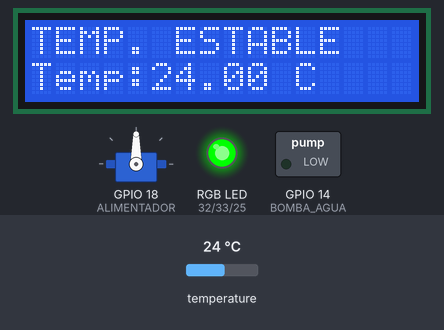
A sketch run on a simulated ESP32. On the bench: 16×2 character LCD, servo, switched loads named in the sketch (green lamp = pin HIGH), an RGB LED mixed from three pins (HIGH = lit). Inputs (shaded band) come from the test bench; at power-on: temperature 24 °C. WiFi joins after 1.5 s; servers stay silent unless stated; no MQTT or app messages arrive unless stated; what the sketch prints to the serial monitor is not drawn.

Above: at 3.8 s.
3.9 s: temperature set to 18.5 °C
At 9.4 s:
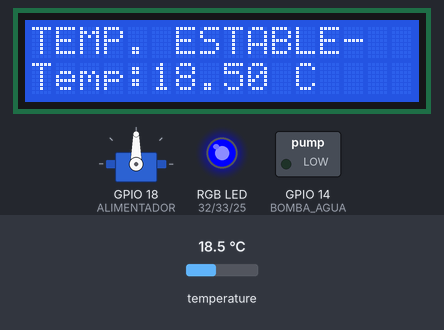
9.9 s: temperature set to 17.3 °C
At 14.3 s:
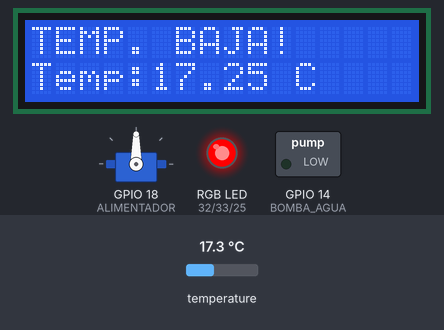
14.9 s: temperature set to 28 °C
At 19.4 s:
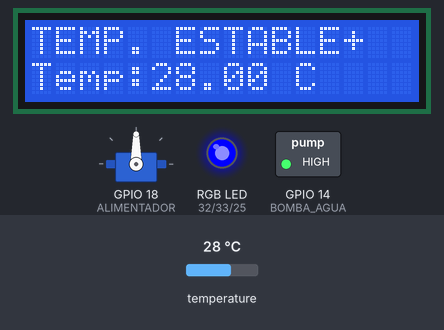
19.9 s: temperature set to 29.5 °C
At 24.4 s:
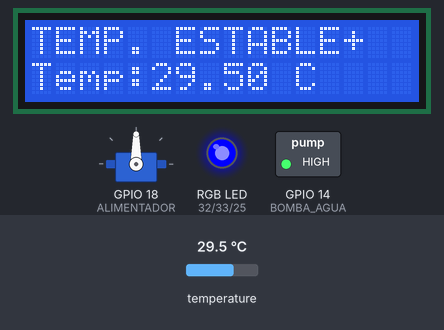
24.9 s: temperature set to 30.4 °C
At 29.3 s:
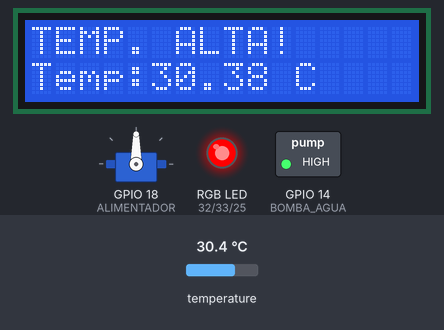
Timing chart, 0 to 30.8 s (numbered marks = the images above; inputs shaded):
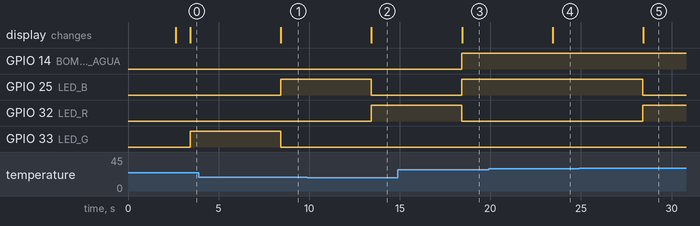

Measured:
- the behaviour switches between 18 and 17.9 °C on temperature (found by bisection; images 1 and 2)
- the behaviour switches between 29.9 and 30 °C on temperature (found by bisection; images 4 and 5)
- after the input at 3.9 s, GPIO 25 (LED_B): LOW → HIGH after 4.5 s; GPIO 33 (LED_G): HIGH → LOW after 4.5 s; the display: changes after 4.5 s (image 1)
- after the input at 9.9 s, GPIO 25 (LED_B): HIGH → LOW after 3.5 s; GPIO 32 (LED_R): LOW → HIGH after 3.5 s; the display: changes after 3.5 s (image 2)
- after the input at 14.9 s, GPIO 14 (BOMBA_AGUA), GPIO 25 (LED_B): LOW → HIGH after 3.5 s; GPIO 32 (LED_R): HIGH → LOW after 3.5 s; the display: changes after 3.5 s (image 3)
- after the input at 19.9 s, the display: changes after 3.5 s (image 4)
- after the input at 24.9 s, GPIO 25 (LED_B): HIGH → LOW after 3.5 s; GPIO 32 (LED_R): LOW → HIGH after 3.5 s; the display: changes after 3.5 s (image 5)

The sketch:

sketch.ino
```cpp
#include <string>
#include <WiFi.h>
#include <WiFiClientSecure.h>
#include <PubSubClient.h>
#include <ArduinoJson.h>
#include <ESP32Servo.h>
#include <OneWire.h>
#include <DallasTemperature.h>
#include <LiquidCrystal_I2C.h>

#define SENSOR_TEMP 2
#define BOMBA_AGUA 14
#define ALIMENTADOR 18
#define LED_R 32
#define LED_G 33
#define LED_B 25

#define DELAY_SENSOR 5000      // tiempo entre lecturas del sensor
#define DELAY_ALIMENTADOR 100 // tiempo de activacion del alimentador
#define MIN_TEMP 18
#define MAX_TEMP 30
#define DELTA_TEMP 2

static const char *root_ca PROGMEM = R"EOF(
-----BEGIN CERTIFICATE-----
MIIFazCCA1OgAwIBAgIRAIIQz7DSQONZRGPgu2OCiwAwDQYJKoZIhvcNAQELBQAw
TzELMAkGA1UEBhMCVVMxKTAnBgNVBAoTIEludGVybmV0IFNlY3VyaXR5IFJlc2Vh
cmNoIEdyb3VwMRUwEwYDVQQDEwxJU1JHIFJvb3QgWDEwHhcNMTUwNjA0MTEwNDM4
WhcNMzUwNjA0MTEwNDM4WjBPMQswCQYDVQQGEwJVUzEpMCcGA1UEChMgSW50ZXJu
ZXQgU2VjdXJpdHkgUmVzZWFyY2ggR3JvdXAxFTATBgNVBAMTDElTUkcgUm9vdCBY
MTCCAiIwDQYJKoZIhvcNAQEBBQADggIPADCCAgoCggIBAK3oJHP0FDfzm54rVygc
h77ct984kIxuPOZXoHj3dcKi/vVqbvYATyjb3miGbESTtrFj/RQSa78f0uoxmyF+
0TM8ukj13Xnfs7j/EvEhmkvBioZxaUpmZmyPfjxwv60pIgbz5MDmgK7iS4+3mX6U
A5/TR5d8mUgjU+g4rk8Kb4Mu0UlXjIB0ttov0DiNewNwIRt18jA8+o+u3dpjq+sW
T8KOEUt+zwvo/7V3LvSye0rgTBIlDHCNAymg4VMk7BPZ7hm/ELNKjD+Jo2FR3qyH
B5T0Y3HsLuJvW5iB4YlcNHlsdu87kGJ55tukmi8mxdAQ4Q7e2RCOFvu396j3x+UC
B5iPNgiV5+I3lg02dZ77DnKxHZu8A/lJBdiB3QW0KtZB6awBdpUKD9jf1b0SHzUv
KBds0pjBqAlkd25HN7rOrFleaJ1/ctaJxQZBKT5ZPt0m9STJEadao0xAH0ahmbWn
OlFuhjuefXKnEgV4We0+UXgVCwOPjdAvBbI+e0ocS3MFEvzG6uBQE3xDk3SzynTn
jh8BCNAw1FtxNrQHusEwMFxIt4I7mKZ9YIqioymCzLq9gwQbooMDQaHWBfEbwrbw
qHyGO0aoSCqI3Haadr8faqU9GY/rOPNk3sgrDQoo//fb4hVC1CLQJ13hef4Y53CI
rU7m2Ys6xt0nUW7/vGT1M0NPAgMBAAGjQjBAMA4GA1UdDwEB/wQEAwIBBjAPBgNV
HRMBAf8EBTADAQH/MB0GA1UdDgQWBBR5tFnme7bl5AFzgAiIyBpY9umbbjANBgkq
hkiG9w0BAQsFAAOCAgEAVR9YqbyyqFDQDLHYGmkgJykIrGF1XIpu+ILlaS/V9lZL
ubhzEFnTIZd+50xx+7LSYK05qAvqFyFWhfFQDlnrzuBZ6brJFe+GnY+EgPbk6ZGQ
3BebYhtF8GaV0nxvwuo77x/Py9auJ/GpsMiu/X1+mvoiBOv/2X/qkSsisRcOj/KK
NFtY2PwByVS5uCbMiogziUwthDyC3+6WVwW6LLv3xLfHTjuCvjHIInNzktHCgKQ5
ORAzI4JMPJ+GslWYHb4phowim57iaztXOoJwTdwJx4nLCgdNbOhdjsnvzqvHu7Ur
TkXWStAmzOVyyghqpZXjFaH3pO3JLF+l+/+sKAIuvtd7u+Nxe5AW0wdeRlN8NwdC
jNPElpzVmbUq4JUagEiuTDkHzsxHpFKVK7q4+63SM1N95R1NbdWhscdCb+ZAJzVc
oyi3B43njTOQ5yOf+1CceWxG1bQVs5ZufpsMljq4Ui0/1lvh+wjChP4kqKOJ2qxq
4RgqsahDYVvTH9w7jXbyLeiNdd8XM2w9U/t7y0Ff/9yi0GE44Za4rF2LN9d11TPA
mRGunUHBcnWEvgJBQl9nJEiU0Zsnvgc/ubhPgXRR4Xq37Z0j4r7g1SgEEzwxA57d
emyPxgcYxn/eR44/KJ4EBs+lVDR3veyJm+kXQ99b21/+jh5Xos1AnX5iItreGCc=
-----END CERTIFICATE-----
)EOF";

// comunicaciones
WiFiClientSecure wClient;
PubSubClient mqtt_client(wClient);

// alimentador
Servo servoMotor;

// sensor de temperatura
OneWire ourWire(SENSOR_TEMP);
DallasTemperature sensors(&ourWire);

// Display 16x2
LiquidCrystal_I2C lcd(0x27, 16, 2);

// estado de la bomba de agua
bool estado_bomba = false;

// WiFi
const String ssid = "redmi";
const String password = "12345678";

// MQTT
const String mqtt_server = "79beceafa2c24c47a7f6ab64b12d7e37.s1.eu.hivemq.cloud";
const int mqtt_port = 8883;
const String mqtt_user = "admin";
const String mqtt_pass = "Admin123";

// ID y topics
const String ID_PLACA = "A1";
const String TOPIC_PUB = "/home/sensors";
const String TOPIC_SUB = "/home/actions";

//-----------------------------------------------------
//     Comunicaciones
//-----------------------------------------------------
void conecta_wifi()
{
    Serial.print("Conectando a " + ssid + " ");
    WiFi.begin(ssid, password);

    while (WiFi.status() != WL_CONNECTED)
    {
        delay(100);
        Serial.print(".");
    }
    Serial.println(" Conectado!");
    Serial.println();
    Serial.println("WiFi conectado, IP: " + WiFi.localIP().toString());
}

//-----------------------------------------------------
void conecta_mqtt()
{
    while (!mqtt_client.connected())
    {
        Serial.print("Intentando conexion MQTT ...");

        if (mqtt_client.connect(ID_PLACA.c_str(), mqtt_user.c_str(), mqtt_pass.c_str()))
        {
            Serial.println(" conexion exitosa!");
            mqtt_client.subscribe(TOPIC_SUB.c_str(), 1); // QoS 1
        }
        else
        {
            Serial.println("ERROR:" + String(mqtt_client.state()) + " reintentando en 5s");
            delay(5000);
        }
    }
}

//-----------------------------------------------------
void procesa_mensaje(char *topic, byte *payload, unsigned int length)
{
    String mensaje = String(std::string((char *)payload, length).c_str());
    Serial.println("\nMensaje recibido [" + String(topic) + "]: " + mensaje);

    // Parsear el JSON
    StaticJsonDocument<200> doc;
    DeserializationError error = deserializeJson(doc, mensaje);

    if (error)
    {
        Serial.print("Error al parsear JSON: ");
        Serial.println(error.c_str());
        return;
    }

    // Acceder a los valores en el JSON
    const char *bomba_key = doc["wp"];
    const char *alimentador_key = doc["f"];
    const char *id_acuario_key = doc["aq"];

    // comprueba el topic
    if (String(topic) == TOPIC_SUB && strcmp(id_acuario_key, ID_PLACA.c_str()) == 0)
    {
        if (alimentador_key != nullptr)
        {
            if (strcmp(alimentador_key, "ON") == 0)
            {
                Serial.println("ALIMENTADOR ON");
                activar_alimentador();
            }
            else
            {
                Serial.println("ALIMENTADOR OFF");
            }
        }

        if (bomba_key != nullptr)
        {
            if (strcmp(bomba_key, "ON") == 0)
            {
                Serial.println("BOMBA ON");
                actualiza_estado_bomba(true);
            }
            else
            {
                Serial.println("BOMBA OFF");
                actualiza_estado_bomba(false);
            }
        }
    }
}

void publica_mensaje(String topic, String mensaje)
{
    Serial.println();
    Serial.println("Topic   : " + topic);
    Serial.println("Payload : " + mensaje);

    mqtt_client.publish(topic.c_str(), mensaje.c_str());
}

//-----------------------------------------------------
//     Controladores
//-----------------------------------------------------
void activar_alimentador()
{
    // Funcionamiento ServoMotor
    servoMotor.write(0);
    delay(DELAY_ALIMENTADOR);
    servoMotor.write(90);
    publica_mensaje(TOPIC_SUB, "{\"f\":\"OFF\",\"aq\":\"" + ID_PLACA + "\"}");
}

void control_rgb(bool r, bool g, bool b)
{
    digitalWrite(LED_R, r ? HIGH : LOW);
    digitalWrite(LED_G, g ? HIGH : LOW);
    digitalWrite(LED_B, b ? HIGH : LOW);
}

void actualiza_estado_bomba(bool nuevo_estado_bomba)
{
    digitalWrite(BOMBA_AGUA, nuevo_estado_bomba ? HIGH : LOW);
    if (estado_bomba != nuevo_estado_bomba)
    {
        estado_bomba = nuevo_estado_bomba;
        String bomba_on = estado_bomba ? "ON" : "OFF";
        publica_mensaje(TOPIC_SUB, "{\"wp\":\"" + bomba_on + "\",\"aq\":\"" + ID_PLACA + "\"}");
    }
}

//-----------------------------------------------------
//     SETUP
//-----------------------------------------------------
void setup()
{
    delay(1000);

    Serial.begin(115200);
    Serial.println();
    Serial.println("Empieza setup...");

    conecta_wifi();

    wClient.setCACert(root_ca);
    mqtt_client.setServer(mqtt_server.c_str(), mqtt_port);
    mqtt_client.setBufferSize(512); // para poder enviar mensajes de hasta X bytes
    mqtt_client.setCallback(procesa_mensaje);

    Serial.println("Broker MQTT: " + mqtt_server);
    conecta_mqtt();
    Serial.println("Topic publicacion  : " + TOPIC_PUB);
    Serial.println("Topic subscripcion : " + TOPIC_SUB);
    Serial.println("Termina setup en " + String(millis()) + " ms\n");

    // iniciar display
    lcd.init();
    lcd.backlight();

    // iniciar sensor temperatura
    sensors.begin();

    // iniciar led rgb
    pinMode(LED_R, OUTPUT);
    pinMode(LED_G, OUTPUT);
    pinMode(LED_B, OUTPUT);

    // iniciar bomba de agua
    pinMode(BOMBA_AGUA, OUTPUT);

    // iniciar servoMotor
    servoMotor.attach(ALIMENTADOR, 500, 2400);
}

//-----------------------------------------------------
unsigned long ultimo_mensaje = 0;
//-----------------------------------------------------
//     LOOP
//-----------------------------------------------------
void loop()
{
    if (!mqtt_client.connected())
        conecta_mqtt();

    mqtt_client.loop();

    unsigned long ahora = millis();

    if (ahora - ultimo_mensaje >= DELAY_SENSOR || ultimo_mensaje == 0)
    {
        ultimo_mensaje = ahora;

        // Funcionamiento Sensor Temperatura
        sensors.requestTemperatures();
        float temp = sensors.getTempCByIndex(0);
        String state;

        //limpiar lcd
        lcd.clear();

        // Display Primera Fila
        lcd.setCursor(0, 0);
        if (temp < MIN_TEMP)
        {
            state = "BAD";
            lcd.print("TEMP. BAJA!");
            control_rgb(true, false, false);
            actualiza_estado_bomba(false);
        }
        else if (temp < MIN_TEMP + DELTA_TEMP)
        {
            state = "WARN";
            lcd.print("TEMP. ESTABLE-");
            control_rgb(false, false, true);
            actualiza_estado_bomba(false);
        }
        else if (temp < MAX_TEMP - DELTA_TEMP)
        {
            state = "OK";
            lcd.print("TEMP. ESTABLE");
            control_rgb(false, true, false);
            actualiza_estado_bomba(false);
        }
        else if (temp < MAX_TEMP)
        {
            state = "WARN";
            lcd.print("TEMP. ESTABLE+");
            control_rgb(false, false, true);
            actualiza_estado_bomba(true);
        }
        else
        {
            state = "BAD";
            lcd.print("TEMP. ALTA!");
            control_rgb(true, false, false);
            actualiza_estado_bomba(true);
        }

        // Display Segunda Fila
        lcd.setCursor(0, 1);
        lcd.print("Temp:");
        lcd.print(temp);
        lcd.print(" C");

        // publica mensaje al broker mqtt
        String mensaje_json = "{\"aq\":\"" + ID_PLACA + "\",\"t\":" + String(temp) + ",\"st\":\"" + state + "\"}";
        publica_mensaje(TOPIC_PUB, mensaje_json);

        Serial.print("Temperatura = ");
        Serial.print(temp);
        Serial.println(" °C");
    }
}
```
